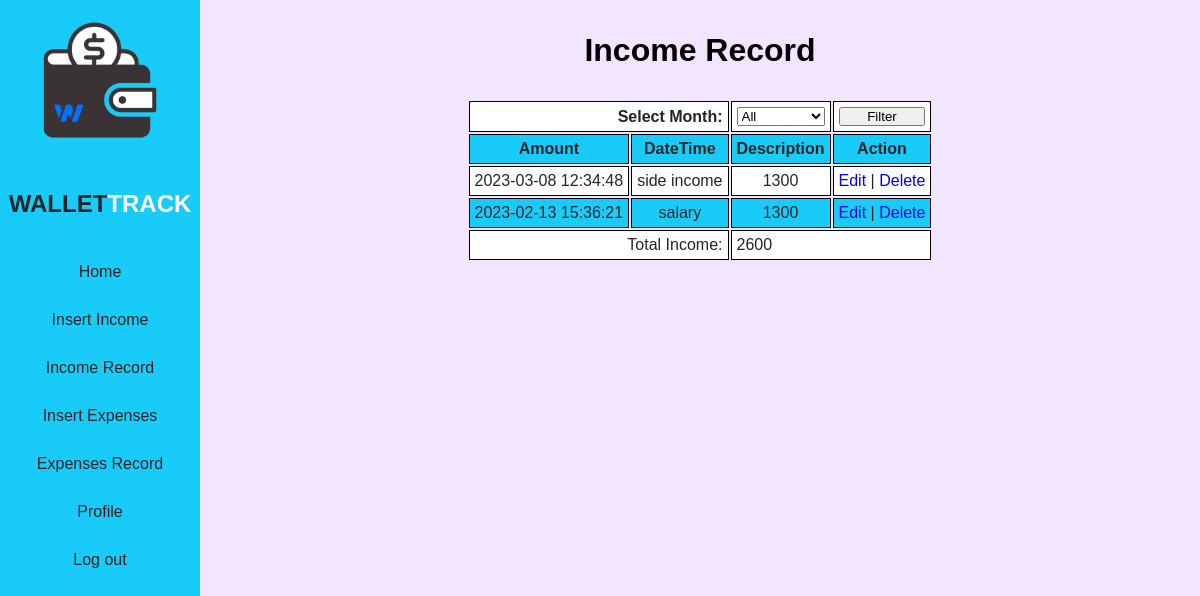
Page /wallettrack/IncomeRecordPage.php (signed in) on the committed database.
### tables this page shows
CREATE TABLE `income_table` (
  `IncomeID` int(50) NOT NULL,
  `Amount` int(255) NOT NULL,
  `Datetime` datetime NOT NULL,
  `Description` varchar(255) NOT NULL,
  `UserID` int(255) NOT NULL
);

### wallettrack/IncomeRecordPage.php (the view, shortened to what this page needs)
<?php
    include 'DBConnection.php';
    $userID = $_SESSION['ID'];
    if(isset($_GET['month'])) {
        $month = $_GET['month'];
        if($month == "all"){
            $query = "SELECT * FROM `income_table` WHERE `UserID` = '$userID'";
            $Income = "SELECT SUM(Amount) as Total_IAmount FROM income_table WHERE UserID = '$userID'";
        }else{
            $query = "SELECT * FROM `income_table` WHERE `UserID` = '$userID' AND MONTH(`DateTime`) = '$month'";
            $Income = "SELECT SUM(Amount) as Total_IAmount FROM income_table WHERE MONTH(Datetime) = '$month'  AND UserID = '$userID'";
        }
    } else {
        $query = "SELECT * FROM `income_table` WHERE `UserID` = '$userID'";
        $Income = "SELECT SUM(Amount) as Total_IAmount FROM income_table WHERE UserID = '$userID'";
    }
    $result = mysqli_query($conn,$query);
    $total_I = mysqli_query($conn, $Income);
    $total_Irow = mysqli_fetch_assoc($total_I );
    $total_Iamount = $total_Irow['Total_IAmount'];
?>
<!DOCTYPE html>
<html lang="en">
<head>
    <link rel="stylesheet" href="Income.css">
</head>
<body>
    <div class="wrapper">
        <div class="sidebar">
            <img src="WTS.png">
            <h2>Wallet<span>Track</span></h2>
            <ul>
                <li><a href="HP.php">Home</a></li>
                <li><a href="InsertIncomePage.php">Insert Income</a></li>
                <li><a href="IncomeRecordPage.php">Income Record</a></li>
                <li><a href="InsertExpensesPage.php">Insert Expenses</a></li>
                <li><a href="ExpensesRecordPage.php">Expenses Record</a></li>
                <li><a href="Profile.php">Profile</a></li>
                <li><a href="Logout.php">Log out</a></li>
            </ul>
	    </div>
    </div>
    <div class="left">
        <h1>Income Record</h1>
        <table class="IncomeRecord">
            <tr>
                <form action="IncomeRecordPage.php" method="get">
                    <th colspan="2" style="text-align: end;"><label for="month">Select Month:</label></th>
                    <th><select name="month" id="month">
                    <?php if (isset($_GET['month'])) { ?>
                        <option value="all" <?php if(empty($month)) echo "selected" ?>>All</option>
                        <option value="01" <?php if($month=="01") echo "selected" ?>>January</option>
                        <option value="02" <?php if($month=="02") echo "selected" ?>>February</option>
                        <option value="03" <?php if($month=="03") echo "selected" ?>>March</option>
                        <option value="04" <?php if($month=="04") echo "selected" ?>>April</option>
                        <option value="05" <?php if($month=="05") echo "selected" ?>>May</option>
                        <option value="06" <?php if($month=="06") echo "selected" ?>>June</option>
                        <option value="07" <?php if($month=="07") echo "selected" ?>>July</option>
                        <option value="08" <?php if($month=="08") echo "selected" ?>>August</option>
                        <option value="09" <?php if($month=="09") echo "selected" ?>>September</option>
                        <option value="10" <?php if($month=="10") echo "selected" ?>>October</option>
                        <option value="11" <?php if($month=="11") echo "selected" ?>>November</option>
                        <option value="12" <?php if($month=="12") echo "selected" ?>>December</option>
                    <?php } else { ?>
                        <option value="all">All</option>
                    <?php } ?>
                    </select></th>
                    <th><button type="submit">Filter</button></th>
                </form>
            </tr>
            <tr>
                <th>Amount</th>
                <th>DateTime</th>
                <th>Description</th>
                <th>Action</th>
            </tr>
            <?php while($row = mysqli_fetch_assoc($result)){?>
                <tr>
                    <td><?php echo $row['Datetime'] ;?></td>
                    <td><?php echo $row['Description'] ;?></td>
                    <td><?php echo $row['Amount'] ;?></td>
                    <td>
                        <a href = "EditIncome.php?id=<?php echo $row['IncomeID'];?>">Edit</a> |
                        <a href = "DeleteIncome.php?id=<?php echo $row['IncomeID'];?>">Delete</a>
                    </td>
                </tr>
            <?php } ?>
                <tr>
                    <td colspan="2" style="text-align: end;">Total Income:</td>
                    <td colspan="2" style="text-align: start;"><?php echo $total_Iamount; ?></td>
                </tr>
        </table>
    </div>
</body>
</html>

### wallettrack/Income.css (style rules this page uses)
:root { --c1:#18cbf8; --c2:#fff; --c3:#222429; --c4:#df5d9a; --c5:#0c08f1; }
* { margin: 0; padding: 0; box-sizing: border-box; list-style: none; text-decoration: none; font-family: "Poppins", sans-serif; }
body { background: #f1e5ff; }
input, select, textarea, button { width: 100%; }
.sidebar img { display: block; margin-left: auto; margin-right: auto; width: 80%; }
.sidebar h2 span { color:var(--c2); }
.wrapper { text-align: center; display: flex; position: relative; z-index: 10; }
.wrapper .sidebar { width: 200px; height: 100%; background: var(--c1); position: fixed; }
.wrapper .sidebar h2 { color: var(--c3); text-transform: uppercase; text-align: center; margin-bottom: 30px; margin-top: 30px; }
.wrapper .sidebar ul li { padding: 15px; }
.wrapper .sidebar ul li a { color: var(--c3); display: block; }
.left { margin-left: 200px; }
.left h1 { padding-top: 2rem; text-align: center; }
.IncomeRecord { padding-top: 30px; display: flex; gap: 20rem; justify-content: center; white-space: nowrap; }
.IncomeRecord td,.IncomeRecord th { padding: 5px; border: 1px solid black; text-align: center; }
.IncomeRecord tr:nth-child(odd) { background-color:var(--c2); color: var(--c3); }
.IncomeRecord tr:nth-child(even) { background-color:var(--c1); color: var(--c3); }

### rows in the picture
income_table: Datetime "2023-03-08 12:34:48", Description "side income", Amount "1300"
income_table: Datetime "2023-02-13 15:36:21", Description "salary", Amount "1300"

### other values in the picture
$total_Iamount "2600"
